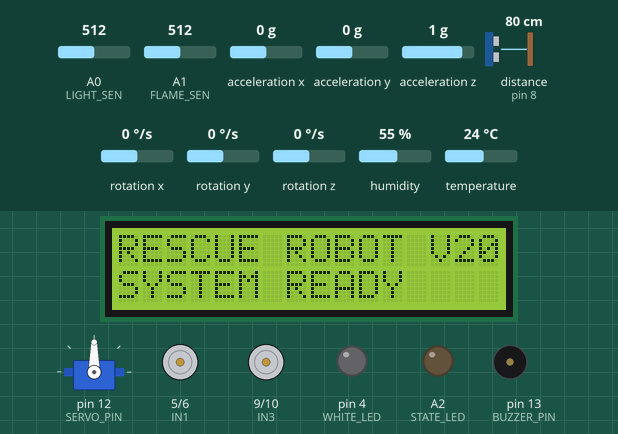
Recording of a sketch running on a simulated Arduino Uno, built with avr-gcc and run on an emulated ATmega328P. Shown: servo, 16×2 character LCD, motor-driver pin pairs drawn as motors (green arrow = first pin HIGH = forward, orange = second pin HIGH = backward, longer = more drive, scaled by the enable pin), output pins drawn as LEDs (lit = HIGH), buzzer (waves = sounding). Wiring (inferred from the names in the program): ultrasonic range finder: trigger pin 7; echo pin 8. Inputs (shaded band) come from the test bench; at power-on: acceleration x 0 g, humidity 55 %, acceleration y 0 g, A1 (FLAME_SEN) = 512, A0 (LIGHT_SEN) = 512, acceleration z 1 g, distance to the obstacle (sensor on pin 8) 80 cm, rotation x 0 °/s, rotation y 0 °/s, rotation z 0 °/s, temperature 24 °C. The echo pulse lasts 58.3 µs per cm; pins used as bus, display or sensor lines are not drawn.

Above: at 3.2 s.
At 5.8 s:
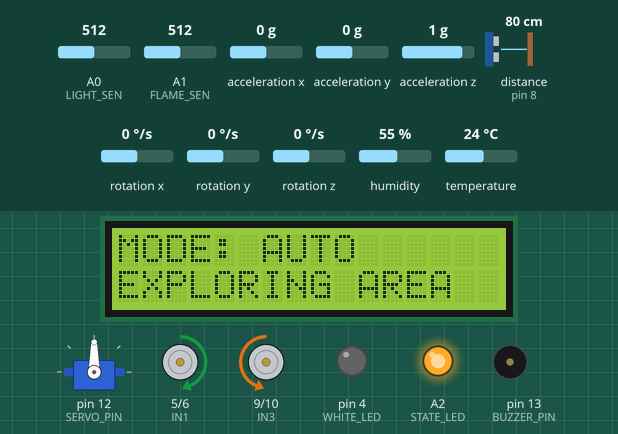
5.9 s: acceleration x set to -0.7 g
7.4 s: acceleration x set to -1 g
At 8.5 s:
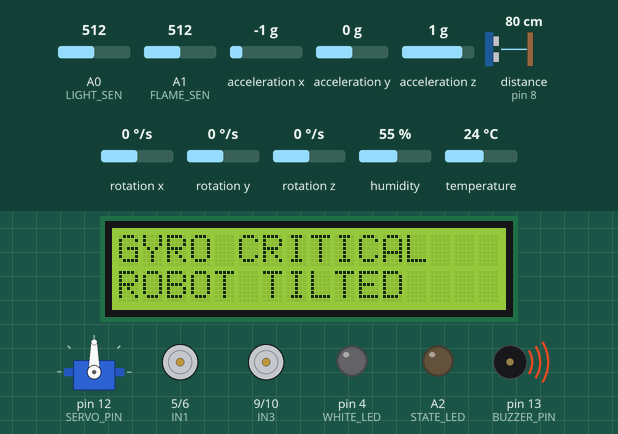
11.9 s: humidity set to 88 %
17.2 s: acceleration y set to 0.5 g
18.7 s: acceleration y set to 0.8 g
At 19.9 s:
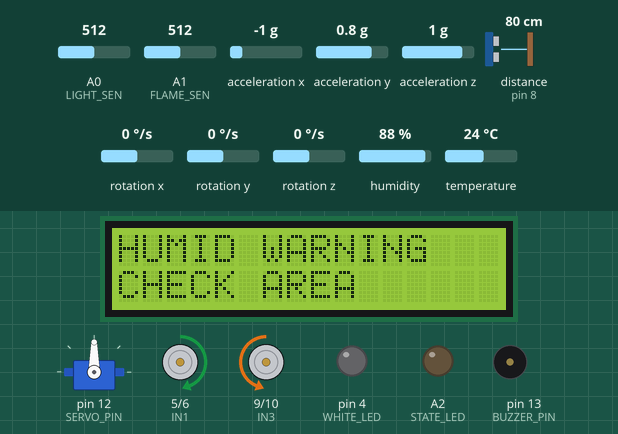
21.6 s: A1 (FLAME_SEN) set to 318
23.1 s: A1 (FLAME_SEN) set to 282
At 23.36 s:
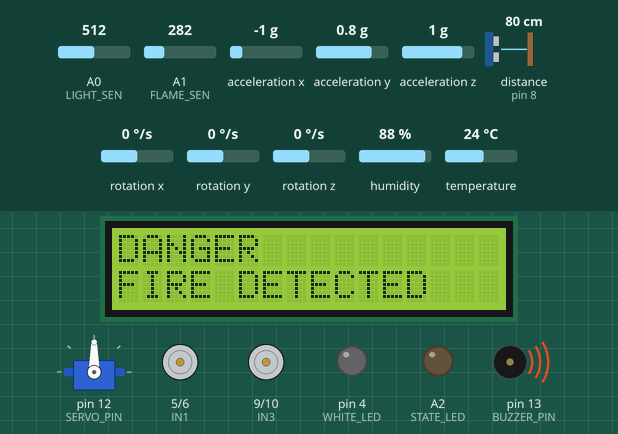
Timing chart, 0 to 25.8 s (numbered marks = the images above; inputs shaded):
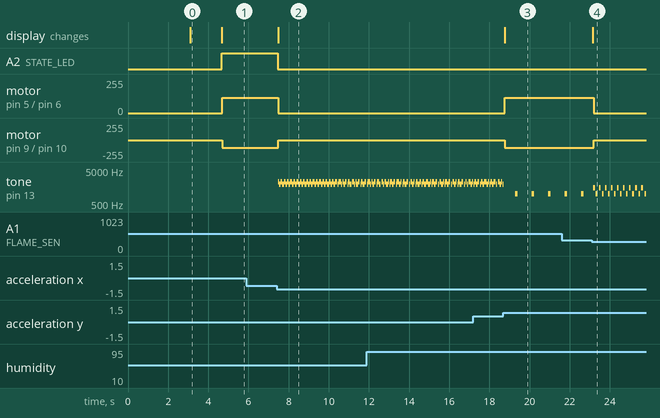

The sketch:

ari_sketch.ino
```cpp
#include <Wire.h>
#include <LiquidCrystal_I2C.h>
#include <DHT.h>
#include <Servo.h>
#include <MPU6050_tockn.h>

#define DHTPIN 2
#define DHTTYPE DHT11

const int ENA = 3;
const int WHITE_LED = 4;
const int IN1 = 5;
const int IN2 = 6;
const int TRIG = 7;
const int ECHO = 8;
const int IN3 = 9;
const int IN4 = 10;
const int ENB = 11;
const int SERVO_PIN = 12;
const int BUZZER_PIN = 13;

const int LIGHT_SEN = A0;
const int FLAME_SEN = A1;
const int STATE_LED = A2;

const int SPEED_LEFT = 115;
const int SPEED_RIGHT = 115;

const float GYRO_LIMIT = 40.0;
const int FLAME_LIMIT = 300;

const float TEMP_ON = 40.0;
const float TEMP_OFF = 38.0;
const float HUMID_ON = 80.0;
const float HUMID_OFF = 75.0;
const int DARK_ON = 350;
const int DARK_OFF = 430;

const long OBSTACLE_DISTANCE = 25;
const long TURN_CLEAR_DISTANCE = 30;
const unsigned long DHT_INTERVAL = 2000;

LiquidCrystal_I2C lcd(0x27, 16, 2);
DHT dht(DHTPIN, DHTTYPE);
Servo myServo;
MPU6050 mpu6050(Wire);

int currentState = 0;
int lastState = -1;

unsigned long lastBuzzerTime = 0;
bool buzzerToggle = false;

float lastTemp = 25.0;
float lastHumid = 50.0;
unsigned long lastDhtReadTime = 0;

bool tempAlarm = false;
bool humidAlarm = false;
bool darkAlarm = false;

void playToneManual(int pin, int frequency, int durationMs) {
  if (frequency <= 0) return;

  long halfPeriod = 1000000L / frequency / 2;
  long cycles = (long)durationMs * 1000L / (halfPeriod * 2);

  for (long i = 0; i < cycles; i++) {
    digitalWrite(pin, HIGH);
    delayMicroseconds(halfPeriod);
    digitalWrite(pin, LOW);
    delayMicroseconds(halfPeriod);
  }
}

void setup() {
  Serial.begin(115200);
  Wire.begin();

  pinMode(WHITE_LED, OUTPUT);
  pinMode(LIGHT_SEN, INPUT);
  pinMode(FLAME_SEN, INPUT);
  pinMode(TRIG, OUTPUT);
  pinMode(ECHO, INPUT);

  pinMode(IN1, OUTPUT);
  pinMode(IN2, OUTPUT);
  pinMode(IN3, OUTPUT);
  pinMode(IN4, OUTPUT);
  pinMode(ENA, OUTPUT);
  pinMode(ENB, OUTPUT);

  pinMode(STATE_LED, OUTPUT);
  pinMode(BUZZER_PIN, OUTPUT);

  dht.begin();
  myServo.attach(SERVO_PIN);
  myServo.write(90);

  lcd.init();
  lcd.backlight();

  lcd.setCursor(0, 0);
  lcd.print(F("CALIBRATING MPU"));
  mpu6050.begin();
  mpu6050.calcGyroOffsets(true);
  lcd.clear();

  lcd.setCursor(0, 0);
  lcd.print(F("RESCUE ROBOT V20"));
  lcd.setCursor(0, 1);
  lcd.print(F("SYSTEM READY"));
  delay(1500);
  lcd.clear();
}

void loop() {
  unsigned long currentMillis = millis();

  updateSensors(currentMillis);
  currentState = decideState();

  updateLcd();
  updateLeds();
  updateBuzzer(currentMillis);
  updateDrive();
}

void updateSensors(unsigned long currentMillis) {
  mpu6050.update();

  if (currentMillis - lastDhtReadTime >= DHT_INTERVAL || lastDhtReadTime == 0) {
    lastDhtReadTime = currentMillis;

    float temp = dht.readTemperature();
    float humid = dht.readHumidity();

    if (!isnan(temp)) lastTemp = temp;
    if (!isnan(humid)) lastHumid = humid;
  }
}

int decideState() {
  float gyroX = mpu6050.getAngleX();
  float gyroY = mpu6050.getAngleY();

  int flameValue = analogRead(FLAME_SEN);
  int lightValue = analogRead(LIGHT_SEN);

  bool isGyroCritical =
    (gyroX > GYRO_LIMIT || gyroX < -GYRO_LIMIT ||
     gyroY > GYRO_LIMIT || gyroY < -GYRO_LIMIT);

  bool isFlameDetected = (flameValue < FLAME_LIMIT);

  if (lastTemp > TEMP_ON) tempAlarm = true;
  else if (lastTemp < TEMP_OFF) tempAlarm = false;

  if (lastHumid > HUMID_ON) humidAlarm = true;
  else if (lastHumid < HUMID_OFF) humidAlarm = false;

  if (lightValue < DARK_ON) darkAlarm = true;
  else if (lightValue > DARK_OFF) darkAlarm = false;

  if (isGyroCritical) return 5;

  if (isFlameDetected) return 4;
  if (tempAlarm) return 2;
  if (humidAlarm) return 3;
  if (darkAlarm) return 1;

  return 0;
}

void updateLcd() {
  if (currentState == lastState) return;

  lcd.clear();

  switch (currentState) {
    case 5:
      lcd.setCursor(0, 0);
      lcd.print(F("GYRO CRITICAL"));
      lcd.setCursor(0, 1);
      lcd.print(F("ROBOT TILTED"));
      break;

    case 4:
      lcd.setCursor(0, 0);
      lcd.print(F("DANGER"));
      lcd.setCursor(0, 1);
      lcd.print(F("FIRE DETECTED"));
      break;

    case 2:
      lcd.setCursor(0, 0);
      lcd.print(F("HIGH TEMP WARN"));
      lcd.setCursor(0, 1);
      lcd.print(F("CHECK AREA"));
      break;

    case 3:
      lcd.setCursor(0, 0);
      lcd.print(F("HUMID WARNING"));
      lcd.setCursor(0, 1);
      lcd.print(F("CHECK AREA"));
      break;

    case 1:
      lcd.setCursor(0, 0);
      lcd.print(F("DARK ZONE"));
      lcd.setCursor(0, 1);
      lcd.print(F("LIGHTS ON"));
      break;

    default:
      lcd.setCursor(0, 0);
      lcd.print(F("MODE: AUTO"));
      lcd.setCursor(0, 1);
      lcd.print(F("EXPLORING AREA"));
      break;
  }

  lastState = currentState;
}

void updateLeds() {
  digitalWrite(STATE_LED, (currentState == 0 || currentState == 1) ? HIGH : LOW);
  digitalWrite(WHITE_LED, darkAlarm ? HIGH : LOW);
}

void updateBuzzer(unsigned long currentMillis) {
  if (currentState == 5) {
    if (currentMillis - lastBuzzerTime >= 80) {
      lastBuzzerTime = currentMillis;
      buzzerToggle = !buzzerToggle;
      playToneManual(BUZZER_PIN, buzzerToggle ? 2300 : 1900, 40);
    }
  } else if (currentState == 4) {
    if (currentMillis - lastBuzzerTime >= 150) {
      lastBuzzerTime = currentMillis;
      buzzerToggle = !buzzerToggle;
      playToneManual(BUZZER_PIN, buzzerToggle ? 1500 : 1000, 60);
    }
  } else if (currentState == 2 || currentState == 3) {
    if (buzzerToggle && currentMillis - lastBuzzerTime >= 200) {
      buzzerToggle = false;
      lastBuzzerTime = currentMillis;
    } else if (!buzzerToggle && currentMillis - lastBuzzerTime >= 600) {
      buzzerToggle = true;
      lastBuzzerTime = currentMillis;
      playToneManual(BUZZER_PIN, 1000, 100);
    }
  } else {
    buzzerToggle = false;
    digitalWrite(BUZZER_PIN, LOW);
  }
}

void updateDrive() {
  if (currentState == 5 || currentState == 4) {
    stopMotors();
    return;
  }

  long distance = getFilteredDistance();

  if (distance < OBSTACLE_DISTANCE) {
    avoidObstacle();
  } else {
    moveForward(SPEED_LEFT, SPEED_RIGHT);
  }
}

void avoidObstacle() {
  for (int i = 0; i <= 5; i++) {
    int decelL = SPEED_LEFT - (i * 22);
    int decelR = SPEED_RIGHT - (i * 22);

    moveForward(clampSpeed(decelL), clampSpeed(decelR));
    if (!safeDelay(40)) return;
  }

  stopMotors();
  if (!safeDelay(200)) return;

  moveBackward(SPEED_LEFT, SPEED_RIGHT);
  if (!safeDelay(220)) return;

  stopMotors();
  if (!safeDelay(300)) return;

  myServo.write(150);
  if (!safeDelay(600)) return;
  long leftDist = getFilteredDistance();

  myServo.write(30);
  if (!safeDelay(600)) return;
  long rightDist = getFilteredDistance();

  myServo.write(90);
  if (!safeDelay(400)) return;

  if (leftDist >= TURN_CLEAR_DISTANCE && rightDist >= TURN_CLEAR_DISTANCE) {
    turnRight(140, 120);
    safeDelay(400);
  } else if (leftDist > rightDist) {
    turnLeft(140, 120);
    safeDelay(420);
  } else {
    turnRight(140, 120);
    safeDelay(400);
  }

  stopMotors();
  safeDelay(200);
}

bool safeDelay(unsigned long durationMs) {
  unsigned long startTime = millis();

  while (millis() - startTime < durationMs) {
    if (isEmergencyNow()) {
      stopMotors();
      currentState = decideState();
      lastState = -1;
      updateLcd();
      return false;
    }

    delay(20);
  }

  return true;
}

bool isEmergencyNow() {
  mpu6050.update();

  float gyroX = mpu6050.getAngleX();
  float gyroY = mpu6050.getAngleY();

  int flameValue = analogRead(FLAME_SEN);

  bool isGyroCritical =
    (gyroX > GYRO_LIMIT || gyroX < -GYRO_LIMIT ||
     gyroY > GYRO_LIMIT || gyroY < -GYRO_LIMIT);

  bool isFlameDetected = (flameValue < FLAME_LIMIT);

  return isGyroCritical || isFlameDetected;
}

long getFilteredDistance() {
  long a = getDistance();
  delay(10);

  long b = getDistance();
  delay(10);

  long c = getDistance();

  if ((a <= b && b <= c) || (c <= b && b <= a)) return b;
  if ((b <= a && a <= c) || (c <= a && a <= b)) return a;

  return c;
}

long getDistance() {
  digitalWrite(TRIG, LOW);
  delayMicroseconds(2);
  digitalWrite(TRIG, HIGH);
  delayMicroseconds(10);
  digitalWrite(TRIG, LOW);

  long duration = pulseIn(ECHO, HIGH, 6000);

  if (duration == 0) return 999;

  return duration * 0.034 / 2;
}

int clampSpeed(int speedValue) {
  if (speedValue < 0) return 0;
  if (speedValue > 255) return 255;
  return speedValue;
}

void moveForward(int speedL, int speedR) {
  analogWrite(ENA, clampSpeed(speedL));
  analogWrite(ENB, clampSpeed(speedR));

  digitalWrite(IN1, HIGH);
  digitalWrite(IN2, LOW);
  digitalWrite(IN3, LOW);
  digitalWrite(IN4, HIGH);
}

void moveBackward(int speedL, int speedR) {
  analogWrite(ENA, clampSpeed(speedL));
  analogWrite(ENB, clampSpeed(speedR));

  digitalWrite(IN1, LOW);
  digitalWrite(IN2, HIGH);
  digitalWrite(IN3, HIGH);
  digitalWrite(IN4, LOW);
}

void turnLeft(int speedL, int speedR) {
  analogWrite(ENA, clampSpeed(speedL));
  analogWrite(ENB, clampSpeed(speedR));

  digitalWrite(IN1, LOW);
  digitalWrite(IN2, HIGH);
  digitalWrite(IN3, LOW);
  digitalWrite(IN4, HIGH);
}

void turnRight(int speedL, int speedR) {
  analogWrite(ENA, clampSpeed(speedL));
  analogWrite(ENB, clampSpeed(speedR));

  digitalWrite(IN1, HIGH);
  digitalWrite(IN2, LOW);
  digitalWrite(IN3, HIGH);
  digitalWrite(IN4, LOW);
}

void stopMotors() {
  digitalWrite(IN1, LOW);
  digitalWrite(IN2, LOW);
  digitalWrite(IN3, LOW);
  digitalWrite(IN4, LOW);

  analogWrite(ENA, 0);
  analogWrite(ENB, 0);
}
```

Measured:
- the behaviour switches between -0.8 and -0.9 g on acceleration x (found by bisection; images 1 and 2)
- the behaviour switches between 0.6 and 0.7 g on acceleration y (found by bisection; images 2 and 3)
- the behaviour switches between 300 and 299 on A1 (FLAME_SEN) (found by bisection; images 3 and 4)
- after the input at 5.9 s, every drawn part: stays the same
- after the input at 7.4 s, A2 (STATE_LED): HIGH → LOW after 0.05 s; motor on pin 5 (IN1) / pin 6 (IN2): forward 115/255 → stopped after 0.09 s
- after the input at 18.7 s, motor on pin 5 (IN1) / pin 6 (IN2): stopped → forward 115/255 after 0.06 s; motor on pin 9 (IN3) / pin 10 (IN4): stopped → backward 115/255 after 0.06 s; the display: changes after 0.06 s (image 3)
- after the input at 23.1 s, motor on pin 5 (IN1) / pin 6 (IN2): forward 115/255 → stopped after 0.10 s; motor on pin 9 (IN3) / pin 10 (IN4): backward 115/255 → stopped after 0.10 s; the display: changes at once (image 4)
- what the display in image 0 shows lasts 1.6 s, from 3.1 s to 4.7 s
